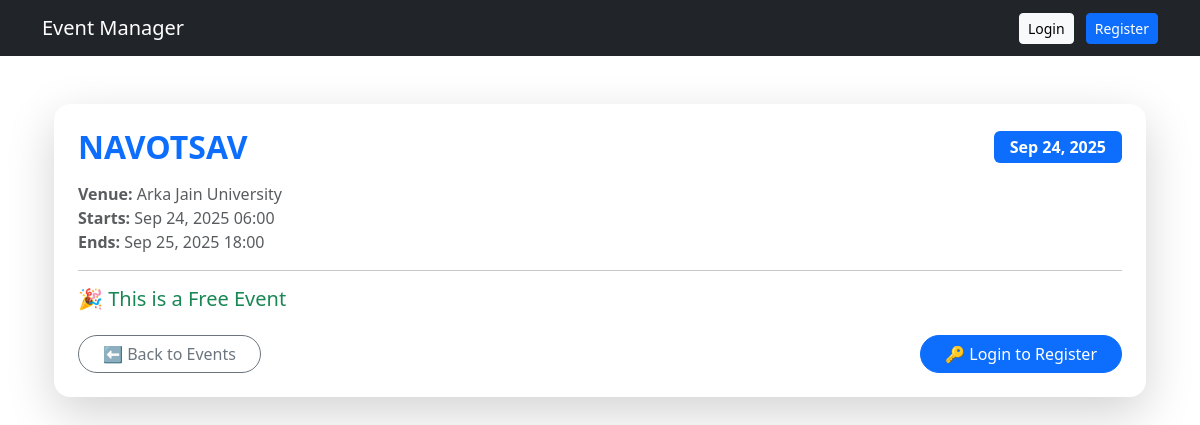
The page /event/1/ on the database its author committed.
### events/models.py (models this page shows, shortened)
class Event(models.Model):
    STATUS_CHOICES = [
        ("draft", "Draft"),
        ("published", "Published"),
        ("cancelled", "Cancelled"),
    ]
    title = models.CharField(max_length=200)
    description = models.TextField(blank=True)
    organizer = models.ForeignKey(User, on_delete=models.SET_NULL, null=True, related_name="organized_events")
    venue = models.ForeignKey(Venue, on_delete=models.SET_NULL, null=True, blank=True)
    start_time = models.DateTimeField()
    end_time = models.DateTimeField()
    max_attendees = models.PositiveIntegerField(null=True, blank=True)
    price = models.DecimalField(max_digits=8, decimal_places=2, default=0)  # Added price
    status = models.CharField(max_length=20, choices=STATUS_CHOICES, default="draft")
    created_at = models.DateTimeField(auto_now_add=True)
    published_at = models.DateTimeField(null=True, blank=True)
    image = models.ImageField(upload_to="event_images/", blank=True, null=True)
    class Meta:
        ordering = ["-start_time"]

class Venue(models.Model):
    name = models.CharField(max_length=200)
    location = models.CharField(max_length=300, blank=True)
    capacity = models.PositiveIntegerField(null=True, blank=True)

### events/views.py (the view)
# urls.py: path('event/<int:pk>/', views.event_detail, name='event_detail'),
def event_detail(request, pk):
    event = get_object_or_404(Event, pk=pk)
    return render(request, "events/event_detail.html", {"event": event})

### events/templates/events/event_detail.html (shortened to what this page needs)
{% extends "base.html" %}
{% block content %}
<div class="container mt-5">
  <div class="card shadow-lg border-0 rounded-4 overflow-hidden">
    <div class="card-body p-4">
      <div class="d-flex justify-content-between align-items-center mb-3">
        <h2 class="fw-bold mb-0">{{ event.title }}</h2>
        <span class="badge bg-primary fs-6 px-3 py-2">
          {{ event.start_time|date:"M d, Y" }}
        </span>
      </div>
      <p class="text-muted">
         <strong>Venue:</strong> {{ event.venue.name }} <br>
         <strong>Starts:</strong> {{ event.start_time|date:"M d, Y H:i" }} <br>
         <strong>Ends:</strong> {{ event.end_time|date:"M d, Y H:i" }}
      </p>
      <hr>
      {% if event.price > 0 %}
        <h5 class="text-success mt-3">💰 Entry Fee: ₹{{ event.price }}</h5>
      {% else %}
        <h5 class="text-success mt-3">🎉 This is a Free Event</h5>
      {% endif %}
      <div class="d-flex justify-content-between align-items-center mt-4">
        <a href="{% url 'events:home' %}" class="btn btn-outline-secondary rounded-pill px-4">
          ⬅ Back to Events
        </a>
        {% if user.is_authenticated %}
          {% if event.price > 0 %}
            {% if event.registrations.count < event.max_attendees %}
              <a href="{% url 'events:payment_page' event.id %}"
   class="btn btn-warning rounded-pill px-4">
   💳 Pay ₹{{ event.price }} & Register
</a>
                {% csrf_token %}
              </form>
            {% else %}
              <button class="btn btn-danger rounded-pill px-4" disabled>
                ❌ Event Full
              </button>
            {% endif %}
          {% else %}
            {% if event.registrations.count < event.max_attendees %}
              <form method="post" action="{% url 'events:event_register' event.id %}">
                {% csrf_token %}
                <button type="submit" class="btn btn-success rounded-pill px-4">
                  ✅ Register for Free
                </button>
              </form>
            {% else %}
              <button class="btn btn-danger rounded-pill px-4" disabled>
                ❌ Event Full
              </button>
            {% endif %}
          {% endif %}
        {% else %}
          <a href="{% url 'events:login' %}" class="btn btn-primary rounded-pill px-4">
            🔑 Login to Register
          </a>
        {% endif %}
      </div>
    </div>
  </div>
</div>
{% endblock %}

### events/templates/events/event_detail.html (style rules this page uses)
.card { transition: transform 0.3s ease-in-out; }
h2 { color: #0d6efd; }

### rows shown on the page
Event: title "NAVOTSAV", start_time "Sep 24, 2025", venue.name "Arka Jain University", start_time "Sep 24, 2025 06:00", end_time "Sep 25, 2025 18:00"
